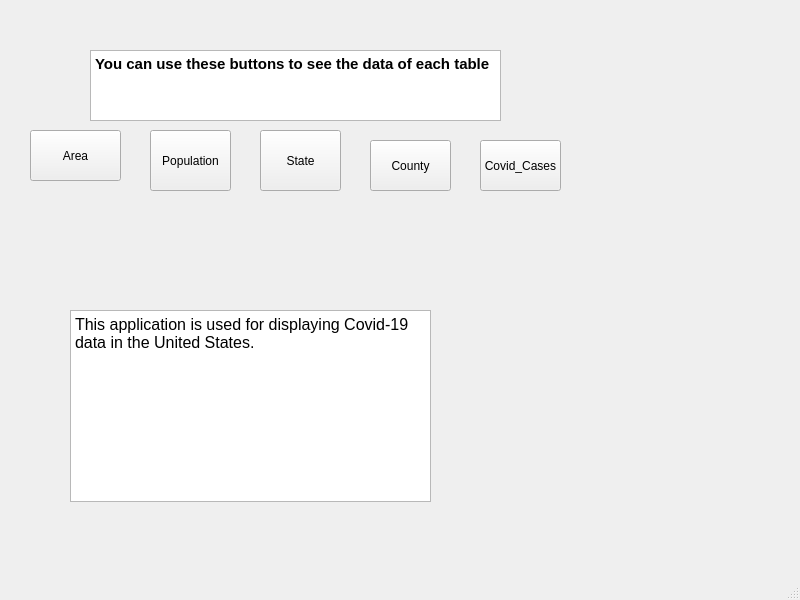
<?xml version="1.0" encoding="UTF-8"?>
<ui version="4.0">
 <class>MainWindow</class>
 <widget class="QMainWindow" name="MainWindow">
  <property name="geometry">
   <rect>
    <x>0</x>
    <y>0</y>
    <width>800</width>
    <height>600</height>
   </rect>
  </property>
  <property name="sizePolicy">
   <sizepolicy hsizetype="Maximum" vsizetype="Maximum">
    <horstretch>100</horstretch>
    <verstretch>100</verstretch>
   </sizepolicy>
  </property>
  <property name="contextMenuPolicy">
   <enum>Qt::NoContextMenu</enum>
  </property>
  <property name="windowTitle">
   <string>MainWindow</string>
  </property>
  <property name="autoFillBackground">
   <bool>false</bool>
  </property>
  <widget class="QWidget" name="centralwidget">
   <widget class="QTextBrowser" name="textBrowser">
    <property name="geometry">
     <rect>
      <x>90</x>
      <y>50</y>
      <width>411</width>
      <height>71</height>
     </rect>
    </property>
    <property name="html">
     <string>&lt;!DOCTYPE HTML PUBLIC &quot;-//W3C//DTD HTML 4.0//EN&quot; &quot;http://www.w3.org/TR/REC-html40/strict.dtd&quot;&gt;
&lt;html&gt;&lt;head&gt;&lt;meta name=&quot;qrichtext&quot; content=&quot;1&quot; /&gt;&lt;style type=&quot;text/css&quot;&gt;
p, li { white-space: pre-wrap; }
&lt;/style&gt;&lt;/head&gt;&lt;body style=&quot; font-family:'SimSun'; font-size:9pt; font-weight:400; font-style:normal;&quot;&gt;
&lt;p style=&quot; margin-top:0px; margin-bottom:0px; margin-left:0px; margin-right:0px; -qt-block-indent:0; text-indent:0px;&quot;&gt;&lt;span style=&quot; font-size:11pt; font-weight:600;&quot;&gt;You can use these buttons to see the data of each table&lt;/span&gt;&lt;/p&gt;&lt;/body&gt;&lt;/html&gt;</string>
    </property>
   </widget>
   <widget class="QPushButton" name="Area">
    <property name="geometry">
     <rect>
      <x>30</x>
      <y>130</y>
      <width>91</width>
      <height>51</height>
     </rect>
    </property>
    <property name="text">
     <string>Area</string>
    </property>
   </widget>
   <widget class="QPushButton" name="Population">
    <property name="geometry">
     <rect>
      <x>150</x>
      <y>130</y>
      <width>81</width>
      <height>61</height>
     </rect>
    </property>
    <property name="text">
     <string>Population</string>
    </property>
   </widget>
   <widget class="QPushButton" name="State">
    <property name="geometry">
     <rect>
      <x>260</x>
      <y>130</y>
      <width>81</width>
      <height>61</height>
     </rect>
    </property>
    <property name="text">
     <string>State</string>
    </property>
   </widget>
   <widget class="QPushButton" name="County">
    <property name="geometry">
     <rect>
      <x>370</x>
      <y>140</y>
      <width>81</width>
      <height>51</height>
     </rect>
    </property>
    <property name="text">
     <string>County</string>
    </property>
   </widget>
   <widget class="QPushButton" name="Covid_Cases">
    <property name="geometry">
     <rect>
      <x>480</x>
      <y>140</y>
      <width>81</width>
      <height>51</height>
     </rect>
    </property>
    <property name="text">
     <string>Covid_Cases</string>
    </property>
   </widget>
   <widget class="QTextBrowser" name="textBrowser_2">
    <property name="geometry">
     <rect>
      <x>70</x>
      <y>310</y>
      <width>361</width>
      <height>192</height>
     </rect>
    </property>
    <property name="html">
     <string>&lt;!DOCTYPE HTML PUBLIC &quot;-//W3C//DTD HTML 4.0//EN&quot; &quot;http://www.w3.org/TR/REC-html40/strict.dtd&quot;&gt;
&lt;html&gt;&lt;head&gt;&lt;meta name=&quot;qrichtext&quot; content=&quot;1&quot; /&gt;&lt;style type=&quot;text/css&quot;&gt;
p, li { white-space: pre-wrap; }
&lt;/style&gt;&lt;/head&gt;&lt;body style=&quot; font-family:'SimSun'; font-size:9pt; font-weight:400; font-style:normal;&quot;&gt;
&lt;p style=&quot; margin-top:0px; margin-bottom:0px; margin-left:0px; margin-right:0px; -qt-block-indent:0; text-indent:0px;&quot;&gt;&lt;span style=&quot; font-size:12pt;&quot;&gt;This application is used for displaying Covid-19 data in the United States. &lt;/span&gt;&lt;/p&gt;&lt;/body&gt;&lt;/html&gt;</string>
    </property>
   </widget>
  </widget>
  <widget class="QStatusBar" name="statusbar"/>
 </widget>
 <resources/>
 <connections/>
</ui>
